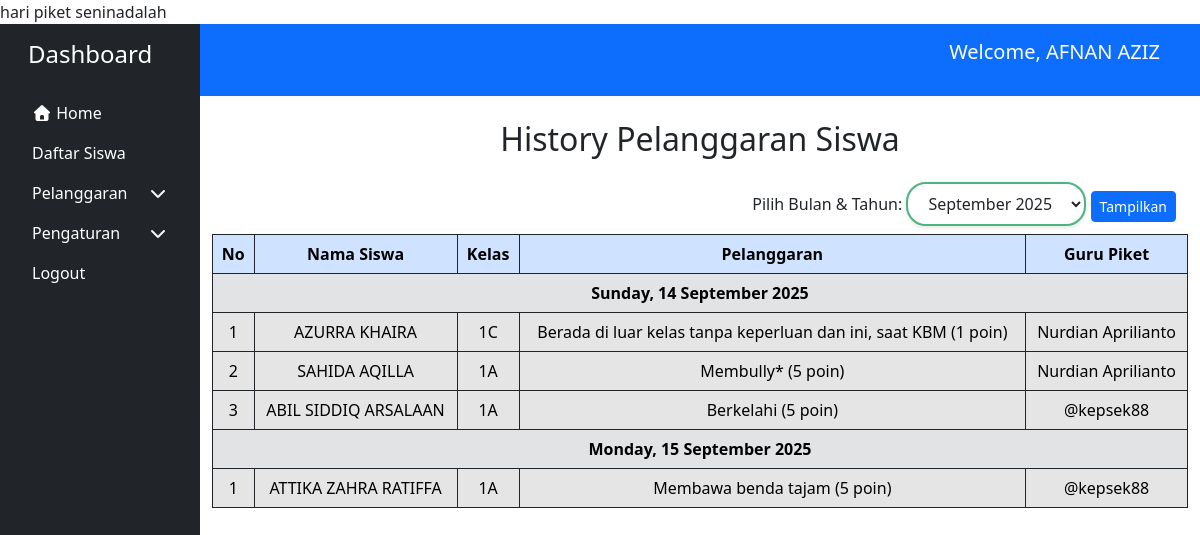
The page /index.php?page=history_pelanggaran (signed in) on the database its author committed.
### tables this page shows
CREATE TABLE `users` (
  `id` int(11) NOT NULL,
  `nik` varchar(16) NOT NULL,
  `username` varchar(50) NOT NULL,
  `nisn` varchar(20) DEFAULT NULL,
  `nip` varchar(18) DEFAULT NULL,
  `nama` varchar(100) NOT NULL,
  `kelas` varchar(20) NOT NULL,
  `email` varchar(100) NOT NULL,
  `password` varchar(64) NOT NULL,
  `jabatan_id` int(11) DEFAULT NULL,
  `nama_ortu` varchar(100) NOT NULL,
  `nomor_hp` varchar(16) NOT NULL,
  `alamat` text NOT NULL,
  `tempat_lahir` varchar(100) NOT NULL,
  `tanggal_lahir` varchar(20) NOT NULL,
  `role_id` int(11) NOT NULL,
  `jadwal_piket_id` int(11) DEFAULT NULL,
  `created_at` timestamp NOT NULL DEFAULT current_timestamp() ON UPDATE current_timestamp(),
  `updated_at` timestamp NOT NULL DEFAULT current_timestamp() ON UPDATE current_timestamp()
);

CREATE TABLE `jadwal_piket` (
  `id` int(11) NOT NULL,
  `guru_id` int(11) DEFAULT NULL,
  `hari_piket` varchar(15) DEFAULT NULL,
  `tanggal_piket` date DEFAULT NULL
);

CREATE TABLE `pelanggaran_siswa` (
  `id` int(11) NOT NULL,
  `siswa_id` int(11) DEFAULT NULL,
  `pelanggaran_id` int(11) DEFAULT NULL,
  `guru_piket` varchar(50) NOT NULL,
  `tanggal` datetime DEFAULT current_timestamp()
);

CREATE TABLE `pelanggaran` (
  `id` int(11) NOT NULL,
  `nama_pelanggaran` varchar(100) DEFAULT NULL,
  `poin` int(11) DEFAULT NULL
);

### index.php (called while the page is built, shortened)
<?php
$page = isset($_GET['page']) ? $_GET['page'] : 'dashboard';
require_once __DIR__ . '/' . $allowedPages[$page];

### views/pages/pelanggaran/history_pelanggaran.php (the view, shortened to what this page needs)
<?php
require_once __DIR__ . '/../../layouts/header.php';
require_once __DIR__ . '/../../../koneksi.php';
$filterBulan = $_GET['bulan'] ?? date('Y-m');
$sql = "SELECT ps.tanggal, u.id AS siswa_id, u.nama AS nama_siswa, u.kelas, p.nama_pelanggaran AS pelanggaran , p.poin, ps.guru_piket
        FROM pelanggaran_siswa ps
        JOIN users u ON ps.siswa_id = u.id
        JOIN pelanggaran p ON ps.pelanggaran_id = p.id
        WHERE DATE_FORMAT(ps.tanggal, '%Y-%m') = '$filterBulan'
        ORDER BY ps.tanggal";
$result = $db->query($sql);
$historyPelanggaran = $result->fetchAll();
$groupedByDate = [];
foreach ($historyPelanggaran as $pelanggaran) {
    $tanggal = date('Y-m-d', strtotime($pelanggaran['tanggal']));
    $groupedByDate[$tanggal][] = $pelanggaran;
}
$page = isset($_GET['page']) ? max(1, (int) $_GET['page']) : 1;
$perPage = 10;
$start = ($page - 1) * $perPage;
$items = array_slice($groupedByDate, $start, $perPage);
?>
<div class="container mt-4">
    <h2 class="text-center mb-4">History Pelanggaran Siswa</h2>
    <section>
        <div class="container d-flex justify-content-end">
            <form method="GET" class="mb-2">
                <label for="bulan">Pilih Bulan & Tahun:</label>
                <select name="bulan" id="bulan" class="custom-select-enhanced">
                    <?php
                    for ($year = 2024; $year <= date('Y'); $year++) {
                        for ($month = 1; $month <= 12; $month++) {
                            $value = sprintf('%04d-%02d', $year, $month);
                            $label = date('F Y', strtotime($value . '-01'));
                            $selected = ($filterBulan === $value) ? 'selected' : '';
                            echo "<option value=\"$value\" $selected>$label</option>";
                        }
                    }
                    ?>
                </select>
                <button type="submit" class="btn btn-primary btn-sm">Tampilkan</button>
            </form>
        </div>
    </section>
    <div class="table-responsive" style="max-height: 700px; overflow-y: auto;">
        <table class="table  table-bordered table-hover text-center border-dark border-striped">
            <thead class="table-primary sticky-top border-dark border-striped ">
                <tr>
                    <th>No</th>
                    <th>Nama Siswa</th>
                    <th>Kelas</th>
                    <th>Pelanggaran</th>
                    <th>Guru Piket</th>
                </tr>
            </thead>
            <tbody>
                <?php if (empty($items)): ?>
                    <tr>
                        <td colspan="5">Tidak ada data pelanggaran untuk bulan ini.</td>
                    </tr>
                <?php else: ?>
                    <?php
                    foreach ($items as $tanggal => $pelanggarans):
                        $no = 1;
                        ?>
                        <tr class="table-secondary border-bottom border-dark">
                            <td colspan="5"><strong><?= date('l, j F Y', strtotime($tanggal)) ?></strong></td>
                        </tr>
                        <?php foreach ($pelanggarans as $data): ?>
                            <tr class="table-active">
                                <td><?= $no++ ?></td>
                                <td><?= htmlspecialchars($data['nama_siswa']) ?></td>
                                <td><?= htmlspecialchars($data['kelas']) ?></td>
                                <td><?= htmlspecialchars($data['pelanggaran']) ?> (<?= htmlspecialchars($data['poin']) ?> poin)</td>
                                <td><?= htmlspecialchars($data['guru_piket']) ?></td>
                            </tr>
                        <?php endforeach; ?>
                    <?php endforeach; ?>
                <?php endif; ?>
            </tbody>
        </table>
    </div>
</div>
<?php require_once __DIR__ . '/../../layouts/footer.php'; ?>

### views/layouts/header.php (shortened to what this page needs)
<?php
require_once __DIR__ . '/../../koneksi.php';
$getHariPiket = $db->prepare('SELECT users.jadwal_piket_id, jadwal_piket.hari_piket FROM users JOIN jadwal_piket ON users.jadwal_piket_id = jadwal_piket.id WHERE users.id = :user_id');
$getHariPiket->execute(['user_id' => $_SESSION['user_id']]);
$hariPiket = $getHariPiket->fetch();
echo 'hari piket ' . $hariPiket['hari_piket'] . 'adalah';
?>
<!DOCTYPE html>
<html lang="en">
<head>
    <link rel="stylesheet" href="<?= BASE_URL ?>/assets/css/style.css">
    <link href="https://cdn.jsdelivr.net/npm/bootstrap@5.3.8/dist/css/bootstrap.min.css" rel="stylesheet"
 />
    <link rel="stylesheet" href="https://cdnjs.cloudflare.com/ajax/libs/font-awesome/7.0.0/css/all.min.css"
 />
    <link rel="stylesheet" href="https://cdn.jsdelivr.net/npm/sweetalert2@11/dist/sweetalert2.min.css">
</head>
<body>
    <div class="container-fluid">
        <div class="row">
            <div id="sidebar" class="col-md-3 col-lg-2 p-3 bg-dark text-white sticky-top sidebar"
                style="height: 100vh; overflow-y: auto;">
                <div class="container d-flex justify-content-between">
                    <h4 class="mb-4">Dashboard</h4>
                </div>
                <ul class="nav flex-column">
                    <li class="nav-item">
                        <a class="nav-link text-white" href="index.php?page=index">
                            <i class="fa-solid fa-house text-white"></i>
                            Home
                        </a>
                    </li>
                    <?php if ($_SESSION['role_id'] == 3): ?>
                        <li class="nav-item">
                            <a class="nav-link text-white" href="index.php?page=profile">
                                Daftar Siswa
                            </a>
                        </li>
                    <?php endif; ?>
            <li class="nav-item">
                <a class="nav-link text-white d-flex justify-content-between align-items-center"
                    data-bs-toggle="collapse" href="#pelanggaran" role="button" aria-expanded="false"
                    aria-controls="pelanggaran">
                    <span>Pelanggaran</span>
                    <i class="fa fa-chevron-down"></i>
                </a>
            </li>
            <li class="nav-item">
                <a class="nav-link text-white d-flex justify-content-between align-items-center"
                    data-bs-toggle="collapse" href="#pengaturan" role="button" aria-expanded="false"
                    aria-controls="pengaturan">
                    <span>Pengaturan</span>
                    <i class="fa fa-chevron-down"></i>
                </a>
            </li>
            <li class="nav-item">
                <a class="nav-link text-white" href="index.php?page=logout">
                    Logout
                </a>
            </li>
            </ul>
        </div>
        <div class="col-md-9 col-lg-10 px-0">
            <nav class="navbar navbar-expand-lg bg-primary px-4 sticky-top" data-bs-theme="dark">
                <?php if (isset($_SESSION['user_id']) && isset($_SESSION['role_id'])): ?>
                    <p class="navbar-brand">
                        Welcome, <?= htmlspecialchars($_SESSION['user_name']) ?>
                    </p>
                <?php endif; ?>
            </nav>

### assets/css/style.css (style rules this page uses)
html { scroll-behavior: smooth; }
.nav-link[aria-expanded="false"] .fa-chevron-down { transition: transform 0.3s; }
.custom-select-enhanced { padding: 0.5rem 1rem; border-radius: 20px; border: 2px solid #4bb37f; background-color: #fff; color: #212529; box-shadow: 0 2px 4px rgba(0, 0, 0, 0.1); transition: all 0.3s ease; cursor: pointer; }
@media (min-width: 768px) { .sidebar { display: block; } }
@media screen and (min-width: 768px) { .navbar-brand { display: inline; } }

### rows shown on the page
users: jadwal_piket.hari_piket "senin"
pelanggaran_siswa: siswa.nama "AZURRA KHAIRA", siswa.kelas "1C", pelanggaran.nama_pelanggaran "Berada di luar kelas tanpa keperluan dan ini, saat KBM", pelanggaran.poin "1", guru_piket "Nurdian Aprilianto"
pelanggaran_siswa: siswa.nama "SAHIDA AQILLA", siswa.kelas "1A", pelanggaran.nama_pelanggaran "Membully*", pelanggaran.poin "5", guru_piket "Nurdian Aprilianto"
pelanggaran_siswa: siswa.nama "ABIL SIDDIQ ARSALAAN", siswa.kelas "1A", pelanggaran.nama_pelanggaran "Berkelahi", pelanggaran.poin "5", guru_piket "@kepsek88"
pelanggaran_siswa: tanggal "Monday, 15 September 2025", siswa.nama "ATTIKA ZAHRA RATIFFA", siswa.kelas "1A", pelanggaran.nama_pelanggaran "Membawa benda tajam", pelanggaran.poin "5", guru_piket "@kepsek88"

### other values the page prints
$_SESSION['user_name'] "AFNAN AZIZ"
date('l, j F Y', strtotime($tanggal)) "Sunday, 14 September 2025"
form field bulan "September 2025"
